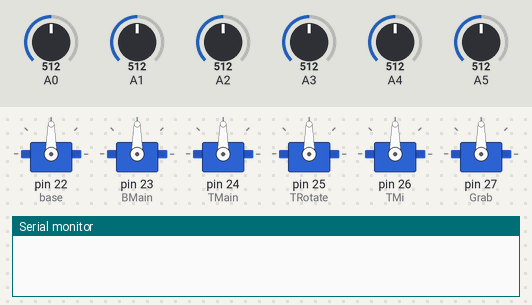
Bench run of a sketch on a simulated Arduino Mega 2560, built with avr-gcc and run on an emulated ATmega2560. Shown: 6 × servo, the last lines printed to the serial monitor. The test bench sets the inputs (shaded band); at power-on: A0 = 512, A1 = 512, A2 = 512, A3 = 512, A4 = 512, A5 = 512.

Above: at 1.2 s.
1.3 s: A0 set to 647
2.8 s: A0 set to 675
At 4.9 s:
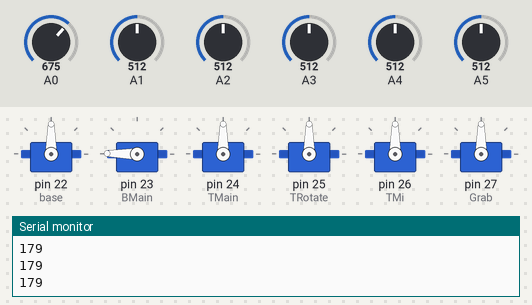
5.2 s: A1 set to 369
At 6.1 s:
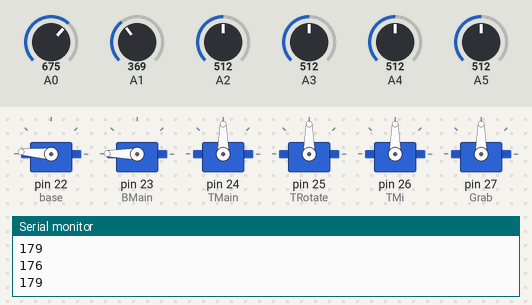
6.7 s: A1 set to 346
At 8.12 s:
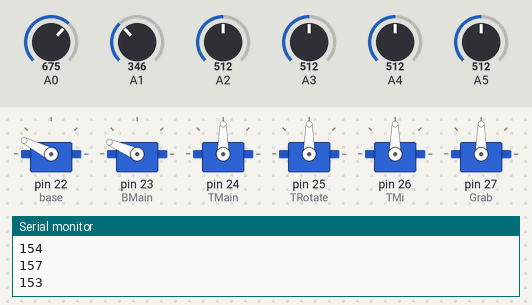
9.7 s: A2 set to 417
12.7 s: A2 set to 401
At 15.2 s:
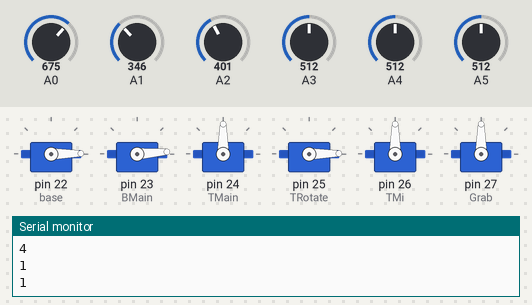
Timing chart, 0 to 16.7 s (numbered marks = the images above; inputs shaded):
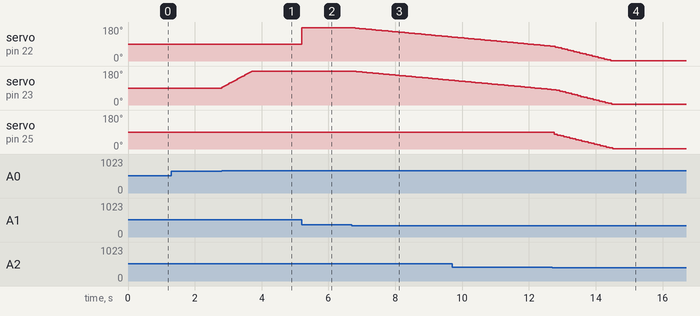

Measured:
- the behaviour switches between 664 and 665 on A0 (found by bisection; images 0 and 1)
- the behaviour switches between 359 and 358 on A1 (found by bisection; images 2 and 3)
- the behaviour switches between 410 and 409 on A2 (found by bisection; images 3 and 4)
- after the input at 1.3 s, every drawn part: stays the same
- after the input at 2.8 s, servo on pin 23 (BMain): moves from 90° to 179° over 0.90 s, starting at once
- after the input at 5.2 s, servo on pin 22 (base): 90° → 176° at once
- after the input at 6.7 s, servo on pin 22 (base): moves from 176° to 127° over 2.9 s, starting at once; servo on pin 23 (BMain): moves from 179° to 131° over 2.9 s, starting after 0.07 s
- after the input at 12.7 s, servo on pin 25 (TRotate): moves from 90° to 1° over 1.8 s, starting after 0.06 s

The sketch:

Joystick.ino
```cpp
int pressed = -1;
int x = -1;
int y = -1;
int w = -1;
int z = -1;
int m = -1;
int n = -1;

#include <Servo.h>
Servo base;
Servo BMain;
Servo TMain;
Servo TRotate;
Servo TMi;
Servo Grab;

void setup() {
  pinMode(8, INPUT);
  digitalWrite(8, HIGH);
  pinMode(7, INPUT);
  digitalWrite(7, HIGH);
  pinMode(6, INPUT);
  digitalWrite(6, HIGH);

  Serial.begin(9600);

  base.attach(22);
  BMain.attach(23);
  TMain.attach(24);
  TRotate.attach(25);
  TMi.attach(26);
  Grab.attach(27);
  base.write(90);
  BMain.write(90);
  TMain.write(90);
  TRotate.write(90);
  TMi.write(90);
  Grab.write(90);
}

void loop() {
  int angle = 90;
  while (angle < 180 || angle > 0) {
    x = map(analogRead(0), 0, 1023, -10, 10);
    y = map(analogRead(1), 0, 1023, -10, 10);
    w = map(analogRead(2), 0, 1023, -10, 10);
    z = map(analogRead(3), 0, 1023, -10, 10);
    m = map(analogRead(4), 0, 1023, -10, 10);
    n = map(analogRead(5), 0, 1023, -10, 10);
    if (y < -2 || y > 2) {
      angle = angle + y ;
      angle = constrain(angle, 1, 179);
      Serial.println(angle);
      base.write(angle);
      delay(30);
    }
    if (x < -2 || x > 2) {
      angle = angle + x;
      angle = constrain(angle, 1, 179);
      Serial.println(angle);
      BMain.write(angle);
      delay(30);
    }
    if (z < -2 || z > 2) {
      angle = angle + z;
      angle = constrain(angle, 1, 179);
      Serial.println(angle);
      TMain.write(angle);
      delay(30);
    }
    if (w < -2 || w > 2) {
      angle = angle + w;
      angle = constrain(angle, 1, 179);
      Serial.println(angle);
      TRotate.write(angle);
      delay(30);
    }
    if (m < -2 || m > 2) {
      angle = angle + m;
      angle = constrain(angle, 1, 179);
      Serial.println(angle);
      TMi.write(angle);
      delay(30);
    }
    if (n < -2 || n > 2) {
      angle = angle + n;
      angle = constrain(angle, 1, 179);
      Serial.println(angle);
      Grab.write(angle);
      delay(30);
    }
  }
}
```
